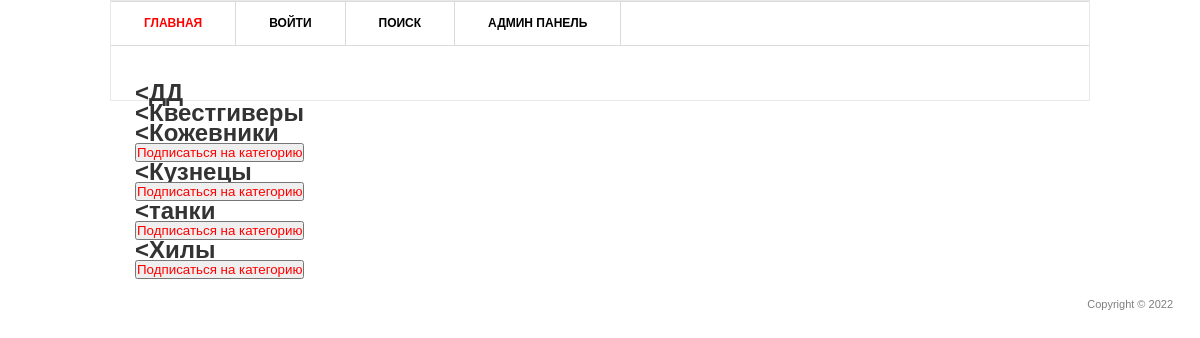
Screenshot of /main/categories (signed in) with the database file from the repository.
### ForGame/models.py (models this page shows, shortened)
class Category(models.Model):
    category = models.CharField(max_length=100, unique=True)
    subscribers = models.ManyToManyField(User, blank=True, null=True, related_name='categories')

### ForGame/views.py (the view)
# urls.py: path('categories', CategoryList.as_view(), name='categorylist'),
class CategoryList(ListView):
    model = Category
    template_name = 'flatpages/categorylist.html'
    context_object_name = 'category'

### templates/flatpages/categorylist.html
{% extends 'flatpages/default.html' %}
{% block content %}
     <div class="text left">
         {%for cat in category %}
         <h1><{{cat.category}}</h1>
            {% if not user in cat.subscribers.all%}
            <button><a href="{% url 'subscribe' cat.id %}"> Подписаться на категорию</a></button>
            {% endif %}
         {%endfor%}
         {% endblock content %}

### static/css/style.css (style rules this page uses)
* { margin: 0; padding: 0; outline:0; }
body { font-size: 12px; line-height: 20px; font-family: Georgia, Arial, Helvetica, Sans-Serif; color: #333; background: url() repeat 0 0; }
a { color: #ff0000; text-decoration: none; cursor:pointer; }
.left, .alignleft { float: left; display: inline; }

### rows the page displays
Category: category "ДД"
Category: category "Квестгиверы"
Category: category "Кожевники", shows "Подписаться на категорию"
Category: category "Кузнецы", shows "Подписаться на категорию"
Category: category "танки", shows "Подписаться на категорию"
Category: category "Хилы", shows "Подписаться на категорию"
